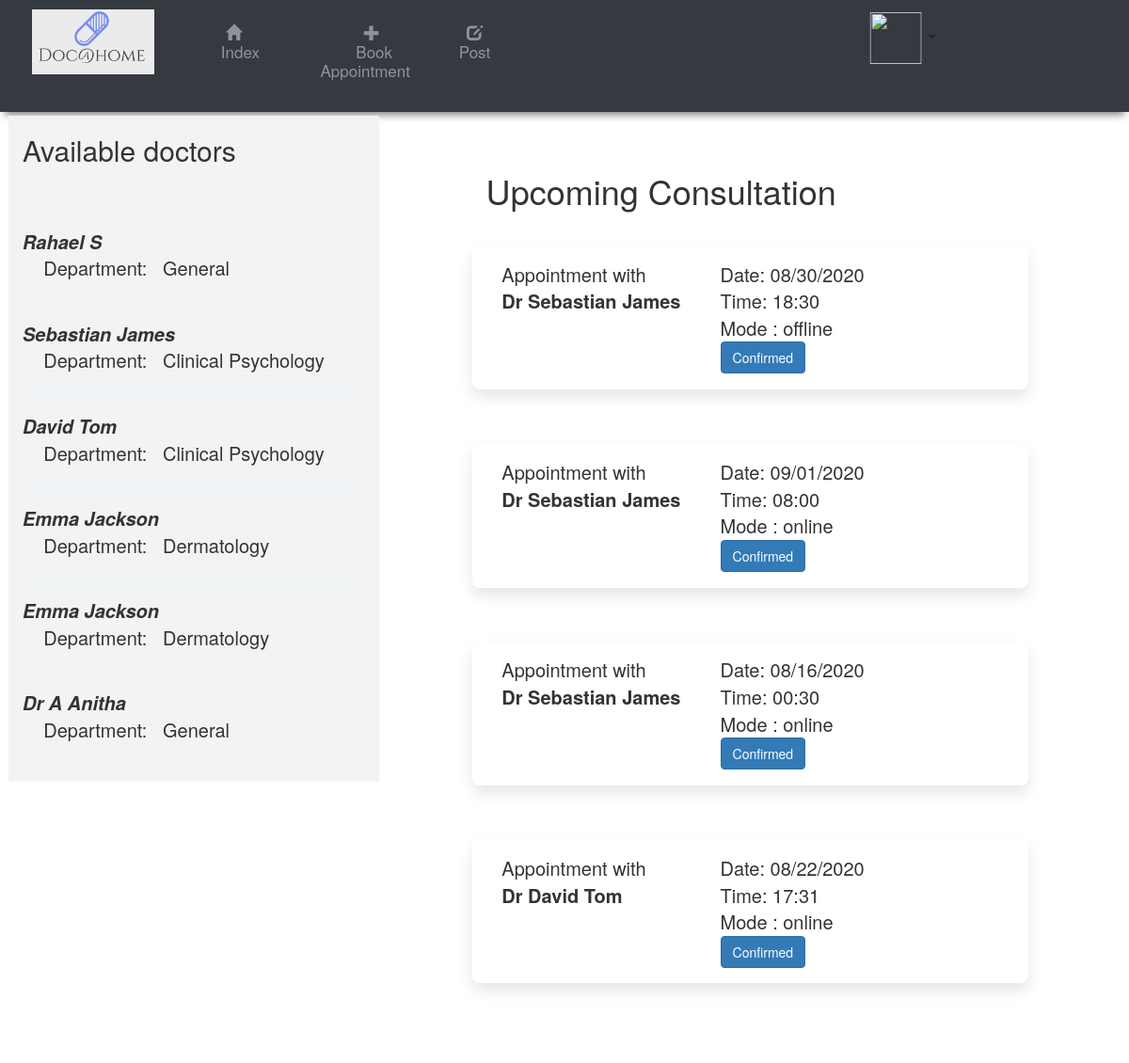
Screenshot of /upcoming (signed in) with the database file from the repository.
### Main.py (models this page shows)
class Doctor(db.Model):
    id = db.Column(db.Integer, primary_key=True)
    username = db.Column(db.String(50))
    department = db.Column(db.String(50))
    hospital = db.Column(db.String(50))
    year = db.Column(db.Integer, default=1)
    license = db.Column(db.String(50))
    credentials = db.Column(db.String(50))
    password = db.Column(db.String(50))
    homeVisits = db.Column(db.String(50))

class Appointment(db.Model):
    id = db.Column(db.Integer, primary_key=True)
    docName = db.Column(db.String(50))
    department = db.Column(db.String(50))
    date = db.Column(db.Integer)
    time = db.Column(db.Integer)
    mode = db.Column(db.String(10))
    createdby_id = db.Column(db.Integer, db.ForeignKey('user.id'))
    createdby_name = db.Column(db.String(50))
    status = db.Column(db.String(50), default='Pending')

### Main.py (the view)
@app.route('/upcoming')
def upcoming():
    username = User.query.get(session['user']).username
    print(username)
    show_doc = Doctor.query.all()
    myAppointments = Appointment.query.filter_by(createdby_name=username).filter_by(status='Confirmed').all()
    return render_template('upcoming.html', myAppointments=myAppointments, show_doc=show_doc)

### templates/upcoming.html (shortened to what this page needs)
{% extends "layout.html"%}
{% block content%}
<div class="row">
   <div class="col-4" style="background-color:#f1f3f5; margin-top:0;transform:translateY(-40px);height:100%">
        <h2>Available doctors</h2>
        <br>
        <br>
        {% for i in show_doc %} <i> <b>{{ i.username }} </b></i> <br> &nbsp; &nbsp;&nbsp;Department: &nbsp;  {{i.department}}
        <br>
        <hr>
        {% endfor %}
    </div>
<div class="col-1"></div>
    <div class="col-6">
        <h1>Upcoming Consultation</h1>
<br>
            {% for i in myAppointments %}
    <div class="row index">
            <div class="col-5">
                Appointment with <br>
                <b>Dr {{ i.docName }} </b>
            </div>
            <div class="col-6">
                Date: {{i.date}} <br>
                Time: {{i.time}} <br> Mode : {{i.mode}} <br>
                <button type="button" class="btn btn-primary ">{{i.status}}
                </button>
            </div>
        </div>
          <br><br>
        {% endfor %}
    </div>
</div>
<br>
<br>
<br>
{% endblock%}

### static/layout.css (style rules this page uses)
body { color: #1864ab; background-color:#f1f3f5; font-size:20px; }
.index { background:#fff; border: 0px solid rgba(0, 0, 0, .1); border-color: rgba(0, 0, 0, .1); border-radius: 8px; box-shadow: 0 8px 16px rgba(0, 0, 0, .1); padding:3%; }

### rows the page displays
Doctor: username "Rahael S", department "General"
Doctor: username "Sebastian James", department "Clinical Psychology"
Doctor: username "David Tom", department "Clinical Psychology"
Doctor: username "Emma Jackson", department "Dermatology"
Doctor: username "Emma Jackson", department "Dermatology"
Doctor: username "Dr A Anitha", department "General"
Appointment: docName "Sebastian James", date "08/30/2020", time "18:30", mode "offline", status "Confirmed"
Appointment: docName "Sebastian James", date "09/01/2020", time "08:00", mode "online", status "Confirmed"
Appointment: docName "Sebastian James", date "08/16/2020", time "00:30", mode "online", status "Confirmed"
Appointment: docName "David Tom", date "08/22/2020", time "17:31", mode "online", status "Confirmed"
